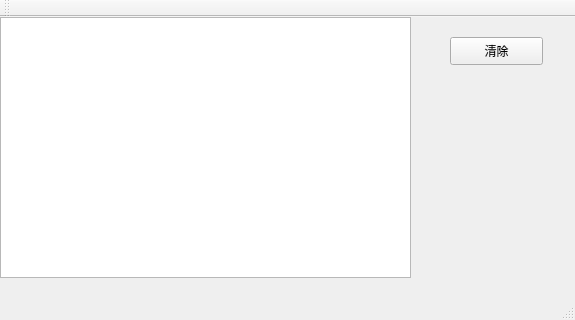
<?xml version="1.0" encoding="UTF-8"?>
<ui version="4.0">
 <class>MainWindow</class>
 <widget class="QMainWindow" name="MainWindow">
  <property name="geometry">
   <rect>
    <x>0</x>
    <y>0</y>
    <width>575</width>
    <height>320</height>
   </rect>
  </property>
  <property name="maximumSize">
   <size>
    <width>575</width>
    <height>320</height>
   </size>
  </property>
  <property name="windowTitle">
   <string>MainWindow</string>
  </property>
  <widget class="QWidget" name="centralWidget">
   <widget class="QListView" name="listView">
    <property name="geometry">
     <rect>
      <x>0</x>
      <y>0</y>
      <width>411</width>
      <height>261</height>
     </rect>
    </property>
   </widget>
   <widget class="QPushButton" name="pushButton_clear">
    <property name="geometry">
     <rect>
      <x>450</x>
      <y>20</y>
      <width>93</width>
      <height>28</height>
     </rect>
    </property>
    <property name="text">
     <string>清除</string>
    </property>
   </widget>
  </widget>
  <widget class="QMenuBar" name="menuBar">
   <property name="geometry">
    <rect>
     <x>0</x>
     <y>0</y>
     <width>575</width>
     <height>26</height>
    </rect>
   </property>
  </widget>
  <widget class="QToolBar" name="mainToolBar">
   <attribute name="toolBarArea">
    <enum>TopToolBarArea</enum>
   </attribute>
   <attribute name="toolBarBreak">
    <bool>false</bool>
   </attribute>
  </widget>
  <widget class="QStatusBar" name="statusBar"/>
 </widget>
 <layoutdefault spacing="6" margin="11"/>
 <resources/>
 <connections/>
</ui>
